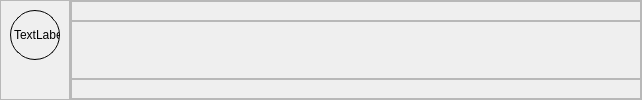
<?xml version="1.0" encoding="UTF-8"?>
<ui version="4.0">
 <class>Frame</class>
 <widget class="QFrame" name="Frame">
  <property name="geometry">
   <rect>
    <x>0</x>
    <y>0</y>
    <width>642</width>
    <height>100</height>
   </rect>
  </property>
  <property name="minimumSize">
   <size>
    <width>0</width>
    <height>100</height>
   </size>
  </property>
  <property name="windowTitle">
   <string>Frame</string>
  </property>
  <property name="styleSheet">
   <string notr="true">#Frame{
	border-bottom:0.5px solid black;
}</string>
  </property>
  <layout class="QHBoxLayout" name="horizontalLayout" stretch="1,9">
   <property name="spacing">
    <number>0</number>
   </property>
   <property name="leftMargin">
    <number>0</number>
   </property>
   <property name="topMargin">
    <number>0</number>
   </property>
   <property name="rightMargin">
    <number>0</number>
   </property>
   <property name="bottomMargin">
    <number>0</number>
   </property>
   <item>
    <widget class="QFrame" name="frame">
     <property name="frameShape">
      <enum>QFrame::StyledPanel</enum>
     </property>
     <property name="frameShadow">
      <enum>QFrame::Raised</enum>
     </property>
     <layout class="QVBoxLayout" name="verticalLayout">
      <item alignment="Qt::AlignHCenter|Qt::AlignTop">
       <widget class="MyLabel" name="label">
        <property name="minimumSize">
         <size>
          <width>50</width>
          <height>50</height>
         </size>
        </property>
        <property name="maximumSize">
         <size>
          <width>50</width>
          <height>50</height>
         </size>
        </property>
        <property name="styleSheet">
         <string notr="true">border:1px solid black;
border-radius:25px 25px 25px 25px;</string>
        </property>
        <property name="text">
         <string>TextLabel</string>
        </property>
       </widget>
      </item>
     </layout>
    </widget>
   </item>
   <item>
    <widget class="QFrame" name="frame_2">
     <property name="frameShape">
      <enum>QFrame::StyledPanel</enum>
     </property>
     <property name="frameShadow">
      <enum>QFrame::Raised</enum>
     </property>
     <layout class="QVBoxLayout" name="verticalLayout_2" stretch="1,5,1">
      <property name="spacing">
       <number>0</number>
      </property>
      <property name="leftMargin">
       <number>0</number>
      </property>
      <property name="topMargin">
       <number>0</number>
      </property>
      <property name="rightMargin">
       <number>0</number>
      </property>
      <property name="bottomMargin">
       <number>0</number>
      </property>
      <item>
       <widget class="QFrame" name="frame_3">
        <property name="minimumSize">
         <size>
          <width>0</width>
          <height>20</height>
         </size>
        </property>
        <property name="maximumSize">
         <size>
          <width>16777215</width>
          <height>20</height>
         </size>
        </property>
        <property name="frameShape">
         <enum>QFrame::StyledPanel</enum>
        </property>
        <property name="frameShadow">
         <enum>QFrame::Raised</enum>
        </property>
       </widget>
      </item>
      <item>
       <widget class="QFrame" name="frame_4">
        <property name="minimumSize">
         <size>
          <width>0</width>
          <height>20</height>
         </size>
        </property>
        <property name="frameShape">
         <enum>QFrame::StyledPanel</enum>
        </property>
        <property name="frameShadow">
         <enum>QFrame::Raised</enum>
        </property>
       </widget>
      </item>
      <item>
       <widget class="QFrame" name="frame_5">
        <property name="minimumSize">
         <size>
          <width>0</width>
          <height>20</height>
         </size>
        </property>
        <property name="maximumSize">
         <size>
          <width>16777215</width>
          <height>20</height>
         </size>
        </property>
        <property name="frameShape">
         <enum>QFrame::StyledPanel</enum>
        </property>
        <property name="frameShadow">
         <enum>QFrame::Raised</enum>
        </property>
       </widget>
      </item>
     </layout>
    </widget>
   </item>
  </layout>
 </widget>
 <customwidgets>
  <customwidget>
   <class>MyLabel</class>
   <extends>QLabel</extends>
   <header location="global">app.components.my_label.h</header>
  </customwidget>
 </customwidgets>
 <resources/>
 <connections/>
</ui>
